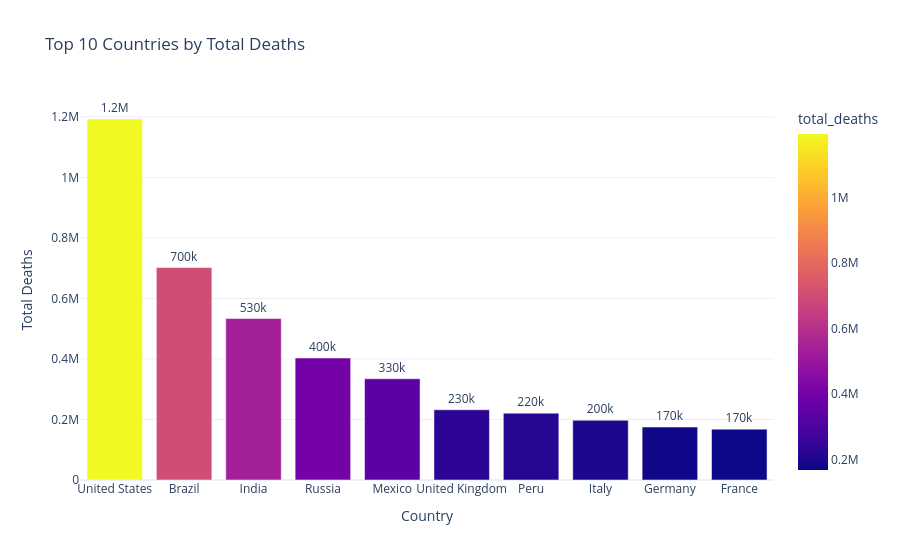

This figure's notebook cell:
### Code cell
import plotly.express as px

fig = px.bar(
    top10_deaths,
    x='location',
    y='total_deaths',
    color='total_deaths',
    text='total_deaths',
    title='Top 10 Countries by Total Deaths'
)

fig.update_traces(texttemplate='%{text:.2s}', textposition='outside')

fig.update_layout(
    template='plotly_white',
    xaxis_title='Country',
    yaxis_title='Total Deaths'
)

fig.show()

### Figure 1 — Plotly figure (JSON) as saved in the notebook; plotly's stock layout.template omitted (floating-point values rounded to 4 significant figures)
{"data": [{"hovertemplate": "location=%{x}<br>total_deaths=%{marker.color}<extra></extra>", "legendgroup": "", "marker": {"color": [1193000.0, 702100.0, 533600.0, 403200.0, 334600.0, 232100.0, 221000.0, 197300.0, 175000.0, 168100.0], "coloraxis": "coloraxis", "pattern": {"shape": ""}}, "name": "", "orientation": "v", "showlegend": false, "text": [1193000.0, 702100.0, 533600.0, 403200.0, 334600.0, 232100.0, 221000.0, 197300.0, 175000.0, 168100.0], "textposition": "outside", "texttemplate": "%{text:.2s}", "type": "bar", "x": ["United States", "Brazil", "India", "Russia", "Mexico", "United Kingdom", "Peru", "Italy", "Germany", "France"], "xaxis": "x", "y": [1193000.0, 702100.0, 533600.0, 403200.0, 334600.0, 232100.0, 221000.0, 197300.0, 175000.0, 168100.0], "yaxis": "y"}], "layout": {"barmode": "relative", "coloraxis": {"colorbar": {"title": {"text": "total_deaths"}}, "colorscale": [[0, "#0d0887"], [0.1111, "#46039f"], [0.2222, "#7201a8"], [0.3333, "#9c179e"], [0.4444, "#bd3786"], [0.5556, "#d8576b"], [0.6667, "#ed7953"], [0.7778, "#fb9f3a"], [0.8889, "#fdca26"], [1, "#f0f921"]]}, "legend": {"tracegroupgap": 0}, "title": {"text": "Top 10 Countries by Total Deaths"}, "xaxis": {"anchor": "y", "domain": [0, 1], "title": {"text": "Country"}}, "yaxis": {"anchor": "x", "domain": [0, 1], "title": {"text": "Total Deaths"}}}}
